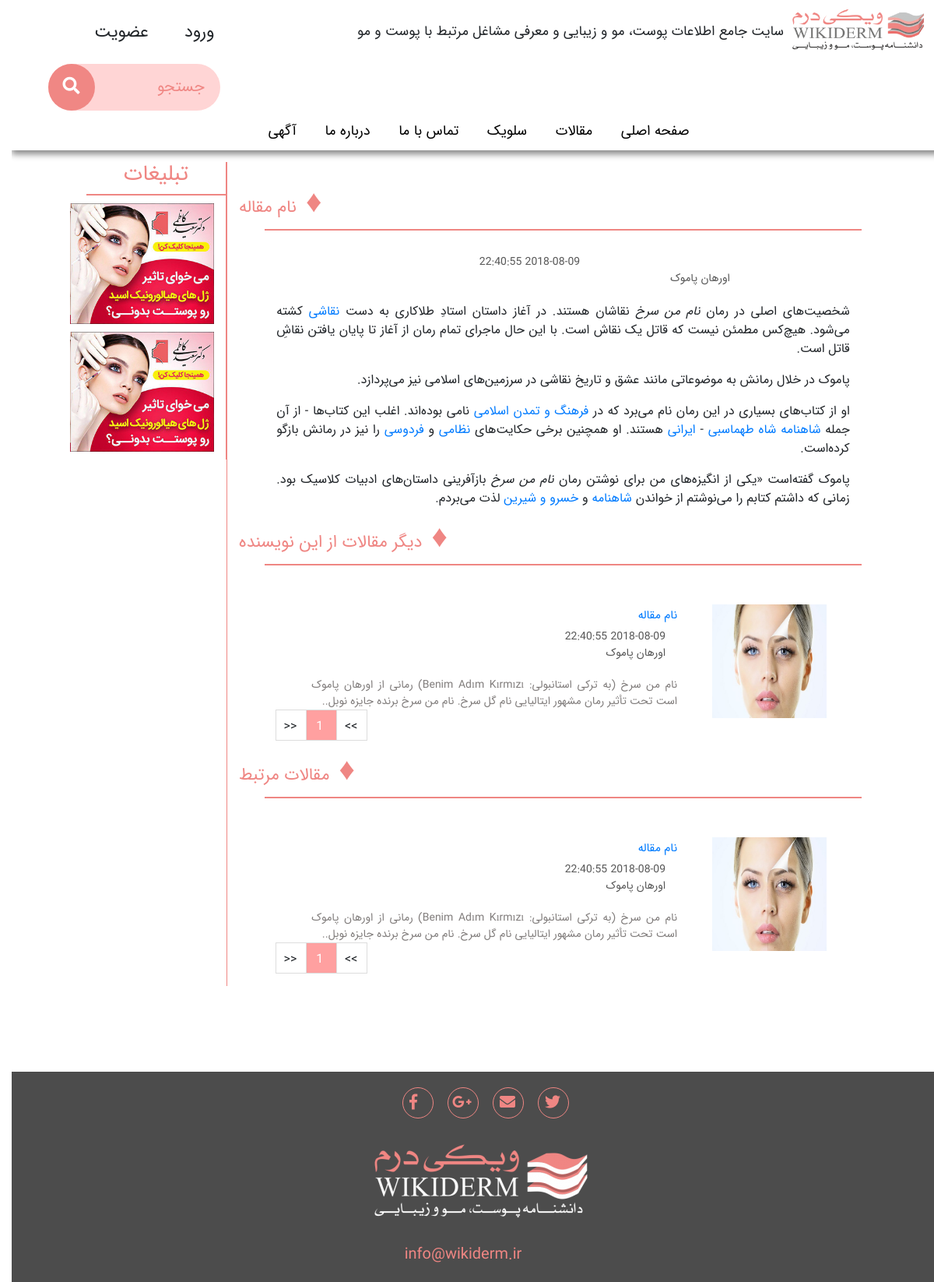
Page /Paper.php?ID=namemansorkh on the committed database.
### tables this page shows
CREATE TABLE menue(
  ID int NOT NULL AUTO_INCREMENT,
  name VARCHAR(1000),
  link VARCHAR(100),
  active int default 0,
  PRIMARY KEY (ID)) DEFAULT CHARSET=utf8;

CREATE TABLE Paper(ID int NOT NULL AUTO_INCREMENT,
                  XMLNAME VARCHAR(300),
                  name VARCHAR(300),
                  writer VARCHAR(300),
                  Mokhtasar VARCHAR(1000),
                  image VARCHAR(1000),
                  time TIMESTAMP,
                  realtime VARCHAR(200),
                  mahbobiat int DEFAULT 0,
                  post_name VARCHAR(300) DEFAULT "",
                  dastebandi VARCHAR(300),
  PRIMARY KEY (ID)) DEFAULT CHARSET=utf8;

### Paper.php (the view, shortened to what this page needs)
<?php
include 'Settings.php';
if (isset($_GET['ID'])) {
    $ID = $_GET['ID'];
    $query = "SELECT * FROM Paper WHERE post_name='$ID';";
    $result = $connection->query($query);
    if ($row = $result->fetch_assoc()) {
        $subj = $row['name'];
        $writer = $row['writer'];
        $time = $row['realtime'];
        $dastebandi = $row['dastebandi'];
        $xmlAdress = $row['XMLNAME'];
        $xmlAdress = substr($xmlAdress,3);
        if (file_exists($xmlAdress)) {
            $XMLFile = simplexml_load_file($xmlAdress);
            $azmunDescription=$XMLFile->data;
        }else{
            $azmunDescription="";
        }
    } else{
        header('Location:/');
    }
}else {
    header('Location:/');
}
?>
<!DOCTYPE html>
<html lang="fa" dir="rtl">
<head>
    <link rel="stylesheet" href="/css/bootstrap.css"/>
    <link rel="stylesheet" href="/css/global.css"/>
    <link rel="stylesheet" href="/css/maghale.css"/>
    <link href="/css/font-awesome/font-awesome.min.css" rel="stylesheet" type="text/css">
    <link rel="stylesheet" href="https://use.fontawesome.com/releases/v5.6.3/css/all.css">
</head>
<body>
<?php
include 'header.php';
?>
<div class="container">
    <div  id="main" class="home_main">
        <div class="col-md-12 test">
            <div class="mainDiv">
                    <div class="col-md-12 float-right col-xs-12" >
                        <h1>
                            <span class="fontDiam"> &#9830; </span>
                            <?php echo $subj; ?>
                        </h1>
                        <div class="col-md-12 hrline"></div>
                        <div class="afterHr">
                            <div class="col-md-12 nametime col-xs-12 ">
                                <div class="col-md-8 col-xs-12 ">
                                    <?php echo $time; ?>
                                </div>
                                <div class="col-md-4 col-xs-12 ">
                                    <?php echo $writer; ?>
                                </div>
                            </div>
                            <div class="col-md-12 col-xs-12 text-justify">
                                <?php echo $azmunDescription; ?>
                            </div>
                        </div>
                    </div>
                <?php
                $query = "SELECT * FROM Paper WHERE writer LIKE '%$writer%'";
                $result = $connection->query($query) ;
                $pagenum = $result->num_rows;
                if($pagenum>0) {
                    ?>
                    <div class="col-md-12">
                        <h1>
                            <span class="fontDiam"> &#9830; </span>
                            دیگر مقالات از این نویسنده
                        </h1>
                        <div class="col-md-12 hrline"></div>
                        <div class="afterHr row">
                            <div class="col-md-12">
                                <div id="replacepagination1" class="<?php echo $writer;?>">
                                    <?php
                                    $page = 1;
                                    $a = ($page - 1) * 2;
                                    $query = "SELECT * FROM Paper WHERE writer LIKE '%$writer%' LIMIT $a , 2;";
                                    $result = $connection->query($query);
                                    while ($row = $result->fetch_assoc()) {
                                        $name = $row['name'];
                                        $writer = $row['writer'];
                                        $time = $row['realtime'];
                                        $link = '/Paper/' . $row['post_name'];
                                        $mokhtasar = $row['Mokhtasar'];
                                        $image = $row['image'];
                                        $image = substr($image, 3);
                                        ?>
                                        <div class="col-md-12 Paperdiv col-xs-12 col-xs-12 ">
                                            <div class="col-md-3 float-right col-xs-12 ">
                                                <a  href="<?php echo $link; ?> ">
                                                    <img src="/<?php echo $image; ?>" width="100%" height="100%"
                                                         alt="paperimg">
                                                </a>
                                            </div>
                                            <div class="col-md-9 PaperText float-right col-xs-12 col-xs-12 ">
                                                <div class="col-md-12 col-xs-12 ">
                                                    <h2 class="papname">
                                                        <a href="<?php echo $link; ?>"> <?php echo $name; ?> </a>
                                                    </h2>
                                                </div>
                                                <div class="col-md-12 nametime col-xs-12 ">
                                                    <div class="col-md-8 col-xs-12 ">
                                                        <?php echo $time; ?>
                                                    </div>
                                                    <div class="col-md-4 col-xs-12 ">
                                                        <?php echo $writer; ?>
                                                    </div>
                                                </div>
                                                <div class="col-md-12 summ col-xs-12 ">
                                                    <?php echo $mokhtasar; ?>
                                                </div>
                                            </div>
                                        </div>
                                        <br>
                                        <?php
                                    }
                                    ?>
                                    <div class="pagination-container float-left">
                                        <ul class="pagination right">
                                            <li id="-1" class="PagedList-skipToNext paginationoldPapers1" rel="prev">
                                                >>
                                            </li>
                                            <?php
                                            $x = ($pagenum + 1) / 2;
                                            for ($i = 1; $i <= min($x, 2); $i++) {
                                                ?>
                                                <li id="<?php echo $i ?>"
                                                    class="paginationoldPapers1 <?php if ($i == 1) echo "active" ?> "><?php echo $i ?></li>
                                                <?php
                                            }
                                                ?>
                                            <li id="-2" class="PagedList-skipToNext paginationoldPapers1" rel="next">
                                                <<
                                            </li>
                                        </ul>
                                    </div>
                                </div>
                            </div>
                        </div>
                    </div>
                    <?php
                }
                ?>
                <?php
                $query = "SELECT * FROM Paper WHERE dastebandi='$dastebandi';";
                $result = $connection->query($query) ;
                $pagenum = $result->num_rows;
                if($pagenum>0) {
                    ?>
                    <div class="col-md-12">
                        <h1>
                            <span class="fontDiam"> &#9830; </span>
مقالات مرتبط
                        </h1>
                        <div class="col-md-12 hrline"></div>
                        <div class="afterHr row">
                            <div class="col-md-12">
                                <div id="replacepagination2" class="<?php echo $dastebandi;?>">
                                    <?php
                                    $page = 1;
                                    $a = ($page - 1) * 2;
                                    $query = "SELECT * FROM Paper WHERE dastebandi='$dastebandi' LIMIT $a , 2;";
                                    $result = $connection->query($query);
                                    while ($row = $result->fetch_assoc()) {
                                        $name = $row['name'];
                                        $writer = $row['writer'];
                                        $time = $row['realtime'];
                                        $link = '/Paper/' . $row['post_name'];
                                        $mokhtasar = $row['Mokhtasar'];
                                        $image = $row['image'];
                                        $image = substr($image, 3);
                                        ?>
                                        <div class="col-md-12 Paperdiv col-xs-12 col-xs-12 ">
                                            <div class="col-md-3 float-right col-xs-12 ">
                                                <a  href="<?php echo $link; ?> ">
                                                    <img src="/<?php echo $image; ?>" width="100%" height="100%"
                                                         alt="paperimg">
                                                </a>
                                            </div>
                                            <div class="col-md-9 PaperText float-right col-xs-12 col-xs-12 ">
                                                <div class="col-md-12 col-xs-12 ">
                                                    <h2 class="papname">
                                                        <a href="<?php echo $link; ?>"> <?php echo $name; ?> </a>
                                                    </h2>
                                                </div>
                                                <div class="col-md-12 nametime col-xs-12 ">
                                                    <div class="col-md-8 col-xs-12 ">
                                                        <?php echo $time; ?>
                                                    </div>
                                                    <div class="col-md-4 col-xs-12 ">
                                                        <?php echo $writer; ?>
                                                    </div>
                                                </div>
                                                <div class="col-md-12 summ col-xs-12 ">
                                                    <?php echo $mokhtasar; ?>
                                                </div>
                                            </div>
                                        </div>
                                        <br>
                                        <?php
                                    }
                                    ?>
                                    <div class="pagination-container float-left">
                                        <ul class="pagination right">
                                            <li id="-1" class="PagedList-skipToNext paginationoldPapers2" rel="prev">
                                                >>
                                            </li>
                                            <?php
                                            $x = ($pagenum + 1) / 2;
                                            for ($i = 1; $i <= min($x, 2); $i++) {
                                                ?>
                                                <li id="<?php echo $i ?>"
                                                    class="paginationoldPapers2 <?php if ($i == 1) echo "active" ?> "><?php echo $i ?></li>
                                                <?php
                                            }
                                                ?>
                                            <li id="-2" class="PagedList-skipToNext paginationoldPapers2" rel="next">
                                                <<
                                            </li>
                                        </ul>
                                    </div>
                                </div>
                            </div>
                        </div>
                    </div>
                    <?php
                }
                ?>
            </div>
            <div class="leftDiv">
                <div class="offset-1 col-md-10 text-center addSub">
                    <h3>
                        تبلیغات
                    </h3>
                </div>
                <div class="col-md-12 add">
                    <img src="/images/tabliq.png" width="100%" height="100%" alt="">
                </div>
                <div class="col-md-12 add">
                    <img src="/images/tabliq.png" width="100%" height="100%" alt="">
                </div>
            </div>
        </div>
    </div>
</div>
<?php
include 'footer.php';
?>
</body>
</html>

### header.php (shortened to what this page needs)
<div class="header col-lg-12 col-md-12 ">
    <div class="hiddenthisxs">
        <div class="headerall">
            <div class="row">
                <div class="float-right padding20_0 col-md-9 row">
                    <div class="col-md-3 float-right paddleft0">
                        <a href="/">
                            <img src="/images/wikiderm-logo-180-544--300x99.png" width="90%" height="90%" alt="logo">
                        </a>
                    </div>
                    <div class="col-md-9 headerH text-sm-right">
                        <h1 class="small">
                            سایت جامع اطلاعات پوست، مو و زیبایی و معرفی مشاغل مرتبط با پوست و مو
                        </h1>
                    </div>
                </div>
                <div class="col-md-3 log_reg_block row">
                    <div class="col-md-5">ورود</div>
                    <div class="col-md-5">عضویت</div>
                </div>
                <div class="col-md-12 search">
                    <div id="sb-search" class="sb-search float-left">
                        <form class="float-left">
                            <input class="sb-search-input" placeholder="جستجو" type="search" value="" name="search" id="search">
                            <button class="sb-search-submit sb-icon-search" type="submit" value=""><i class="fa fa-search"></i></button>
                        </form>
                    </div>
                </div>
            </div>
            <div class="menu">
                <ul class="dark_text">
                    <?php
                    $query = "SELECT * FROM menue;";
                    $result = $connection->query($query);
                    while ($row=$result->fetch_assoc()) {
                        $link = $row['link'];
                        $name = $row['name'];
                        ?>
                        <a href="<?php echo $link;?>" ><li><?php echo $name;?></li></a>
                        <?php
                    }
                    ?>
                </ul>
            </div>
        </div>
    </div>
</div>

### rows in the picture
menue: name "صفحه اصلی"
menue: name "مقالات"
menue: name "سلویک"
menue: name "تماس با ما"
menue: name "درباره ما"
menue: name "آگهی"
paper: name "نام مقاله", realtime "2018-08-09 22:40:55", writer "اورهان پاموک", image (picture), Mokhtasar "نام من سرخ (به ترکی استانبولی: Benim Adım Kırmızı) رمانی از اورهان پاموک است تحت تأثیر رمان مشهور ایتالیایی نام گل سرخ. نام من سرخ برنده جایزه نوبل.."
